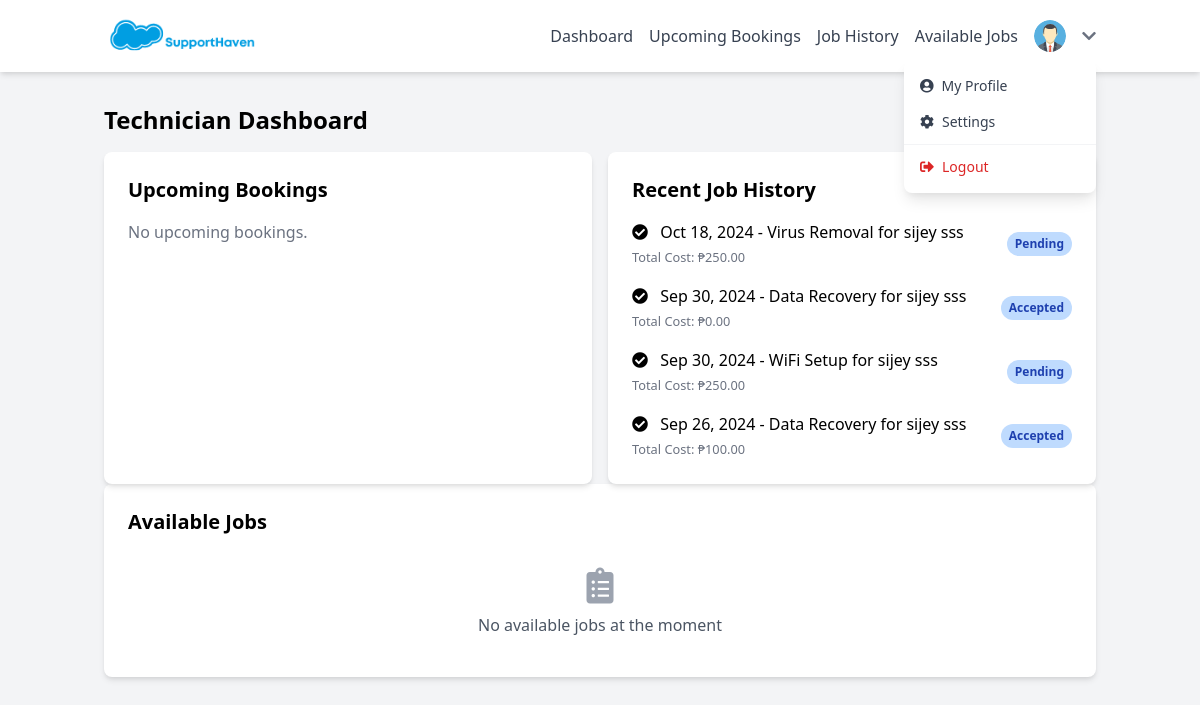
/technician.php (signed in), run on the app's committed database.
### tables this page shows
CREATE TABLE `bookings` (
  `id` int(11) NOT NULL,
  `user_id` int(11) NOT NULL,
  `service_id` int(11) DEFAULT NULL,
  `technician_id` int(11) DEFAULT NULL,
  `booking_date` date NOT NULL,
  `booking_time` time NOT NULL,
  `location` varchar(255) NOT NULL,
  `payment_method` varchar(50) NOT NULL,
  `total_cost` decimal(10,2) NOT NULL,
  `created_at` timestamp NOT NULL DEFAULT current_timestamp(),
  `status` enum('pending','accepted','completed','cancelled') DEFAULT 'pending'
);

CREATE TABLE `services` (
  `id` int(11) NOT NULL,
  `category_id` int(11) DEFAULT NULL,
  `name` varchar(100) NOT NULL,
  `price` decimal(10,2) NOT NULL,
  `description` text DEFAULT NULL
);

CREATE TABLE `users` (
  `id` int(11) NOT NULL,
  `firstname` varchar(50) NOT NULL,
  `lastname` varchar(50) NOT NULL,
  `email` varchar(100) NOT NULL,
  `password` varchar(255) NOT NULL,
  `created_at` timestamp NOT NULL DEFAULT current_timestamp(),
  `user_role_id` int(11) NOT NULL,
  `auth_provider` enum('local','google','facebook') DEFAULT 'local',
  `oauth_id` varchar(255) DEFAULT NULL,
  `avatar` VARCHAR(255) DEFAULT NULL
);

### technician.php (the view, shortened to what this page needs)
<?php
$database = new Connection();
$db = $database->getConnection();
$technicianId = $_SESSION['user_id'];
$action = isset($_GET['action']) ? $_GET['action'] : 'dashboard';
function getUpcomingBookings($db, $technicianId) {
    $query = "SELECT b.id, b.booking_date, b.booking_time, s.name AS service_name, u.firstname, u.lastname, b.status, b.total_cost
              FROM bookings b
              JOIN services s ON b.service_id = s.id
              JOIN users u ON b.user_id = u.id
              WHERE b.technician_id = :technician_id AND b.booking_date >= CURDATE()
              ORDER BY b.booking_date, b.booking_time";
    $stmt = $db->prepare($query);
    $stmt->bindParam(':technician_id', $technicianId);
    $stmt->execute();
    return $stmt->fetchAll(PDO::FETCH_ASSOC);
}
function getJobHistory($db, $technicianId, $filters = []) {
    $query = "SELECT b.id, b.booking_date, b.booking_time, s.name AS service_name,
                     u.firstname, u.lastname, b.status, b.total_cost, b.location
              FROM bookings b
              JOIN services s ON b.service_id = s.id
              JOIN users u ON b.user_id = u.id
              WHERE b.technician_id = :technician_id";
    if (!empty($filters['status'])) {
        $query .= " AND b.status = :status";
    } else {
        $query .= " AND b.status IN ('completed', 'pending', 'accepted')";
    }
    $query .= " ORDER BY b.booking_date DESC, b.booking_time DESC";
    $stmt = $db->prepare($query);
    $stmt->bindParam(':technician_id', $technicianId);
    $stmt->execute();
    return $stmt->fetchAll(PDO::FETCH_ASSOC);
}
$upcomingBookings = ($action === 'dashboard' || $action === 'bookings') ? getUpcomingBookings($db, $technicianId) : [];
$filters = [
    'date_from' => $_GET['date_from'] ?? null,
    'date_to' => $_GET['date_to'] ?? null,
    'status' => $_GET['status'] ?? null
];
$jobHistory = getJobHistory($db, $technicianId, $filters);
$technicianQuery = "SELECT t.expertise, t.experience, t.status, t.skill_rating, u.avatar as photo
                    FROM technicians t
                    JOIN users u ON t.user_id = u.id
                    WHERE t.user_id = :user_id";
$technicianStmt = $db->prepare($technicianQuery);
$technicianStmt->bindParam(':user_id', $technicianId);
$technicianStmt->execute();
$technicianDetails = $technicianStmt->fetch(PDO::FETCH_ASSOC);
?>
<!DOCTYPE html>
<html lang="en">
<head>
    <link href="https://cdn.jsdelivr.net/npm/tailwindcss@2.2.19/dist/tailwind.min.css" rel="stylesheet">
    <link href="https://cdnjs.cloudflare.com/ajax/libs/font-awesome/5.15.3/css/all.min.css" rel="stylesheet">
</head>
<body class="bg-gray-100">
    <header class="bg-white shadow-md">
        <nav class="container mx-auto px-4 py-3">
            <div class="flex flex-wrap justify-between items-center">
                <div class="flex items-center mb-2 sm:mb-0">
                    <a href="index.html">
                        <img src="images/logo.png" alt="SupportHaven Logo" class="h-12 mr-3">
                    </a>
                </div>
                <div x-data="{ open: false }" class="w-full sm:w-auto">
                    <div :class="{'hidden sm:flex': !open}" class="flex flex-col sm:flex-row sm:items-center space-y-2 sm:space-y-0 sm:space-x-4 mt-2 sm:mt-0">
                        <a href="?action=dashboard" class="text-gray-700 hover:text-blue-500 transition duration-300">Dashboard</a>
                        <a href="?action=bookings" class="text-gray-700 hover:text-blue-500 transition duration-300">Upcoming Bookings</a>
                        <a href="?action=history" class="text-gray-700 hover:text-blue-500 transition duration-300">Job History</a>
                        <a href="?action=available_jobs" class="text-gray-700 hover:text-blue-500 transition duration-300">Available Jobs</a>
                        <div x-data="{ profileOpen: false }" class="relative">
                            <button @click="profileOpen = !profileOpen"
                                    class="flex items-center space-x-2 focus:outline-none hover:text-blue-500 transition duration-300">
                                <?php if (!empty($technicianDetails['photo']) && file_exists('uploads/profile_images/' . $technicianDetails['photo'])): ?>
                                    <img src="uploads/profile_images/<?php echo htmlspecialchars($technicianDetails['photo']); ?>"
                                         alt="Profile"
                                         class="w-8 h-8 rounded-full object-cover">
                                <?php else: ?>
                                    <img src="images/default-avatar.svg"
                                         alt="Default Profile"
                                         class="w-8 h-8 rounded-full bg-gray-50">
                                <?php endif; ?>
                                <i class="fas fa-chevron-down text-gray-500"></i>
                            </button>
                            <div x-show="profileOpen"
                                 @click.away="profileOpen = false"
                                 class="absolute right-0 mt-2 w-48 bg-white rounded-lg shadow-lg py-2 z-50">
                                <a href="?action=profile" class="block px-4 py-2 text-sm text-gray-700 hover:bg-gray-100">
                                    <i class="fas fa-user-circle mr-2"></i>My Profile
                                </a>
                                <a href="?action=settings" class="block px-4 py-2 text-sm text-gray-700 hover:bg-gray-100">
                                    <i class="fas fa-cog mr-2"></i>Settings
                                </a>
                                <div class="border-t border-gray-100 my-1"></div>
                                <a href="logout.php" class="block px-4 py-2 text-sm text-red-600 hover:bg-gray-100">
                                    <i class="fas fa-sign-out-alt mr-2"></i>Logout
                                </a>
                            </div>
                        </div>
                    </div>
                </div>
            </div>
        </nav>
    </header>
    <div class="container mx-auto px-4 py-8">
        <div class="flex flex-wrap -mx-4">
            <main class="w-full px-4">
                <?php if ($action === 'dashboard'): ?>
                    <h2 class="text-2xl font-bold mb-4">Technician Dashboard</h2>
                    <div class="grid grid-cols-1 lg:grid-cols-2 gap-4">
                        <div class="bg-white rounded-lg shadow-md p-6">
                            <h3 class="text-xl font-semibold mb-4">Upcoming Bookings</h3>
                            <?php if (count($upcomingBookings) > 0): ?>
                                <ul class="space-y-4">
                                    <?php foreach (array_slice($upcomingBookings, 0, 5) as $booking): ?>
                                        <li class="flex flex-col sm:flex-row justify-between items-start sm:items-center">
                                            <div class="mb-2 sm:mb-0">
                                                <i class="far fa-calendar-alt mr-2"></i>
                                                <?php echo date('M d, Y', strtotime($booking['booking_date'])); ?> at <?php echo date('h:i A', strtotime($booking['booking_time'])); ?> -
                                                <?php echo htmlspecialchars($booking['service_name']); ?> for
                                                <?php echo htmlspecialchars($booking['firstname'] . ' ' . $booking['lastname']); ?>
                                                <br>
                                                <small class="text-gray-500">Total Cost: ₱<?php echo number_format($booking['total_cost'], 2); ?></small>
                                            </div>
                                            <span class="px-2 py-1 text-xs font-semibold rounded-full <?php echo $booking['status'] === 'accepted' ? 'bg-green-200 text-green-800' : 'bg-yellow-200 text-yellow-800'; ?>"><?php echo ucfirst($booking['status']); ?></span>
                                        </li>
                                    <?php endforeach; ?>
                                </ul>
                            <?php else: ?>
                                <p class="text-gray-500">No upcoming bookings.</p>
                            <?php endif; ?>
                        </div>
                        <div class="bg-white rounded-lg shadow-md p-6">
                            <h3 class="text-xl font-semibold mb-4">Recent Job History</h3>
                            <?php if (count($jobHistory) > 0): ?>
                                <ul class="space-y-4">
                                    <?php foreach (array_slice($jobHistory, 0, 5) as $job): ?>
                                        <li class="flex flex-col sm:flex-row justify-between items-start sm:items-center">
                                            <div class="mb-2 sm:mb-0">
                                                <i class="fas fa-check-circle mr-2"></i>
                                                <?php echo date('M d, Y', strtotime($job['booking_date'])); ?> -
                                                <?php echo htmlspecialchars($job['service_name']); ?> for
                                                <?php echo htmlspecialchars($job['firstname'] . ' ' . $job['lastname']); ?>
                                                <br>
                                                <small class="text-gray-500">Total Cost: ₱<?php echo number_format($job['total_cost'], 2); ?></small>
                                            </div>
                                            <span class="px-2 py-1 text-xs font-semibold rounded-full bg-blue-200 text-blue-800"><?php echo ucfirst($job['status']); ?></span>
                                        </li>
                                    <?php endforeach; ?>
                                </ul>
                            <?php else: ?>
                                <p class="text-gray-500">No job history available.</p>
                            <?php endif; ?>
                        </div>
                    </div>
                    <div class="bg-white rounded-lg shadow-md p-6">
                        <h3 class="text-xl font-semibold mb-4">Available Jobs</h3>
                        <?php
                        $unassignedQuery = "SELECT b.*, s.name as service_name, u.firstname, u.lastname, u.email
                                            FROM bookings b
                                            JOIN services s ON b.service_id = s.id
                                            JOIN users u ON b.user_id = u.id
                                            WHERE b.technician_id IS NULL
                                            AND b.status = 'pending'
                                            AND b.booking_date >= CURDATE()
                                            ORDER BY b.booking_date ASC, b.booking_time ASC
                                            LIMIT 5";
                        $unassignedStmt = $db->prepare($unassignedQuery);
                        $unassignedStmt->execute();
                        $unassignedBookings = $unassignedStmt->fetchAll(PDO::FETCH_ASSOC);
                        if (count($unassignedBookings) > 0):
                        ?>
                            <ul class="space-y-4">
                                <?php foreach ($unassignedBookings as $booking): ?>
                                    <li class="flex flex-col sm:flex-row justify-between items-start sm:items-center border-b pb-4">
                                        <div class="mb-2 sm:mb-0">
                                            <div class="flex items-center">
                                                <span class="w-2 h-2 bg-yellow-400 rounded-full mr-2"></span>
                                                <span class="font-medium"><?php echo htmlspecialchars($booking['service_name']); ?></span>
                                            </div>
                                            <div class="text-sm text-gray-600 mt-1">
                                                <i class="far fa-calendar mr-1"></i>
                                                <?php echo date('M d, Y', strtotime($booking['booking_date'])); ?> at
                                                <?php echo date('h:i A', strtotime($booking['booking_time'])); ?>
                                            </div>
                                            <div class="text-sm text-gray-600">
                                                <i class="far fa-user mr-1"></i>
                                                <?php echo htmlspecialchars($booking['firstname'] . ' ' . $booking['lastname']); ?>
                                            </div>
                                            <div class="text-sm text-gray-600">
                                                <i class="fas fa-map-marker-alt mr-1"></i>
                                                <?php echo htmlspecialchars($booking['location']); ?>
                                            </div>
                                        </div>
                                        <div class="flex flex-col items-end">
                                            <span class="text-lg font-bold text-purple-600 mb-2">
                                                ₱<?php echo number_format($booking['total_cost'], 2); ?>
                                            </span>
                                            <form action="?action=assign_booking" method="POST"
                                                  onsubmit="return confirm('Are you sure you want to take this job?');">
                                                <input type="hidden" name="booking_id" value="<?php echo $booking['id']; ?>">
                                                <button type="submit"
                                                        class="bg-green-500 text-white px-4 py-2 rounded-lg hover:bg-green-600 transition duration-200 text-sm">
                                                    <i class="fas fa-check mr-1"></i>
                                                    Take Job
                                                </button>
                                            </form>
                                        </div>
                                    </li>
                                <?php endforeach; ?>
                            </ul>
                            <div class="mt-4 text-right">
                                <a href="?action=available_jobs" class="text-purple-600 hover:text-purple-800 text-sm font-medium">
                                    View All Available Jobs →
                                </a>
                            </div>
                        <?php else: ?>
                            <div class="text-center py-4">
                                <div class="text-gray-400 mb-2">
                                    <i class="fas fa-clipboard-list text-4xl"></i>
                                </div>
                                <p class="text-gray-600">No available jobs at the moment</p>
                            </div>
                        <?php endif; ?>
                    </div>
                <?php endif; ?>
            </main>
        </div>
    </div>
</body>
</html>

### data on the page
bookings: booking_date "Oct 18, 2024", service.name "Virus Removal", user.lastname "sijey sss", total_cost "250.00", status "Pending"
bookings: booking_date "Sep 30, 2024", service.name "Data Recovery", user.lastname "sijey sss", total_cost "0.00", status "Accepted"
bookings: booking_date "Sep 30, 2024", service.name "WiFi Setup", user.lastname "sijey sss", total_cost "250.00", status "Pending"
bookings: booking_date "Sep 26, 2024", service.name "Data Recovery", user.lastname "sijey sss", total_cost "100.00", status "Accepted"
